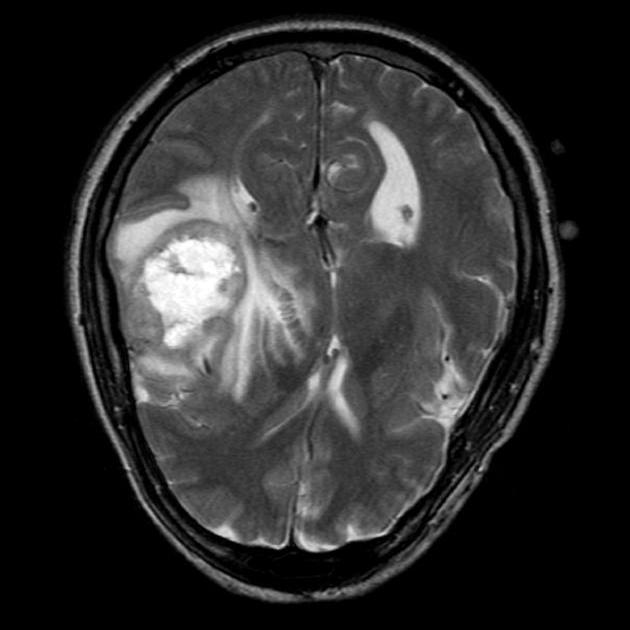
#> input picture MRI_TumourTetection/data/brain_tumor_dataset/yes/Y100.JPG, 630 x 630 px, found by its file name; its folder holds 4 pictures in this run
$ jupyter execute --allow-errors MRI_tumour_detection.ipynb
#> lines starting #> are read from the running program, lines starting #| are printed output that depends on the picture; after the words box and inside, x2 and y2 are one past the last pixel; in counts of white or black regions, pixels touching at a corner belong together
<a href="https://colab.research.google.com/github/AlinaLevitin/MRI_tumour_detection/blob/main/MRI_tumour_detection.ipynb" target="_parent"></a>

# **MRI Tumor Detection**

This dataset contains 253 images of brains with and without tumors.
I built a small deep learning model in order to predict pressence or tumor.
I chose [this dataset from Kaggle](https://www.kaggle.com/datasets/navoneel/brain-mri-images-for-brain-tumor-detection) since it fits in the drive.
Its unrelaible to use it as tumor prediction!

For better prediction I used a [second dataset from Kaggle](https://www.kaggle.com/datasets/abhranta/brain-tumor-detection-mri) containing 3000 images of brain MRI with or without tumors in pycharm.

### **Importing the relevant packages**

[cell 1]
from google.colab import drive

drive.mount('/content/drive')

[cell 2]
import os

import tensorflow as tf
import matplotlib.pyplot as plt
import matplotlib.image as mpimg
import random
import cv2
import imutils
import numpy as np
import itertools

from tensorflow.keras.preprocessing.image import ImageDataGenerator
from sklearn.metrics import confusion_matrix

### **Viewing the data**

[cell 3]
# Setup paths to our data directory

dir_path = "/content/drive/MyDrive/Colab Notebooks/MiniProjects/MRI_tumour_detection/data/brain_tumor_dataset"

[cell 4]
def view_random_images(target_dir, target_classes=('yes', 'no'), img_num=25):
  """
  function to veiw a bulk of images of both classes
  """

  # making a figure for each class
  for target_class in target_classes:

    # set the target directory
    target_folder = target_dir + '/' + target_class

    # Set up a figure
    plt.figure()

    # Get random image paths according to the number of images chosen in img_num
    random_images = random.sample(os.listdir(target_folder), img_num)

    # Read in the image and plot it using matplotlib
    for index, image in enumerate(random_images):
      plt.subplot(5, 5, index+1)
      plt.imshow(mpimg.imread(target_folder + "/" + image))

      # remnving the axis
      plt.axis('off')

    # setting the title according to the class
    plt.suptitle(f'Tumor: {target_class}', fontsize=20)

    plt.show()

#> (a cell that did not finish here is left out)

[cell 6]
# plot the number of images
yes_images = os.listdir(dir_path + '/' + 'yes')
#> (the rest of this cell did not finish here and is left out)

## **Preprocessign data**

### Cropping (from [1](https://www.kaggle.com/code/ashuvssut/brain-tumor-detection-cnn) and [2](https://www.kaggle.com/code/asubasi/brain-tumor-detection-mobilenet-v2))

[cell 7]
# [41 lines left out: function crop_image, not called in this run]

[cell 8]
images = os.listdir(dir_path + '/yes')
images[1]
image_read = mpimg.imread(dir_path + '/yes/' + images[1])
#> image_read is the input picture: shape (630, 630, 3); min 0, max 255, mean 45.1

gray = cv2.cvtColor(image_read, cv2.COLOR_RGB2GRAY)
gray = cv2.GaussianBlur(gray, (5, 5), 0)

thresh = cv2.threshold(gray, 45, 255, cv2.THRESH_BINARY)[1]
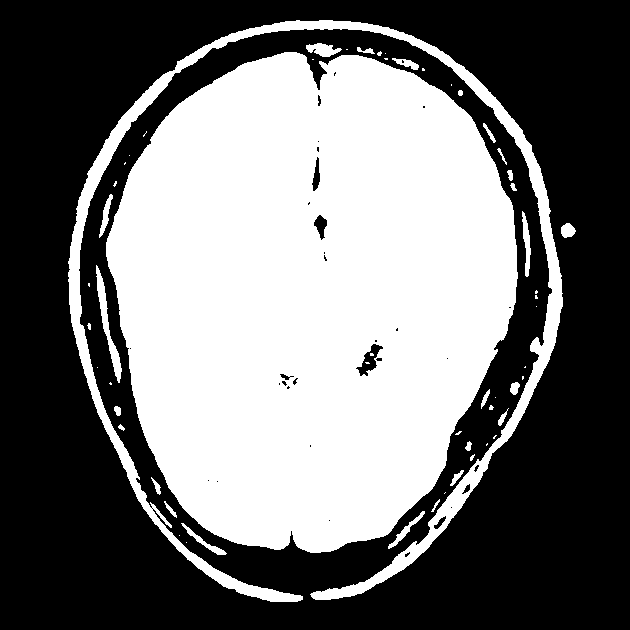
#> thresh: shape (630, 630); 44.9% white; 57 white regions (30 under 20 px), largest, box (x1, y1, x2, y2) and area: (106, 52, 518, 553) 157480, (68, 20, 563, 602) 17158, (96, 265, 122, 383) 732
thresh = cv2.erode(thresh, None, iterations=2)
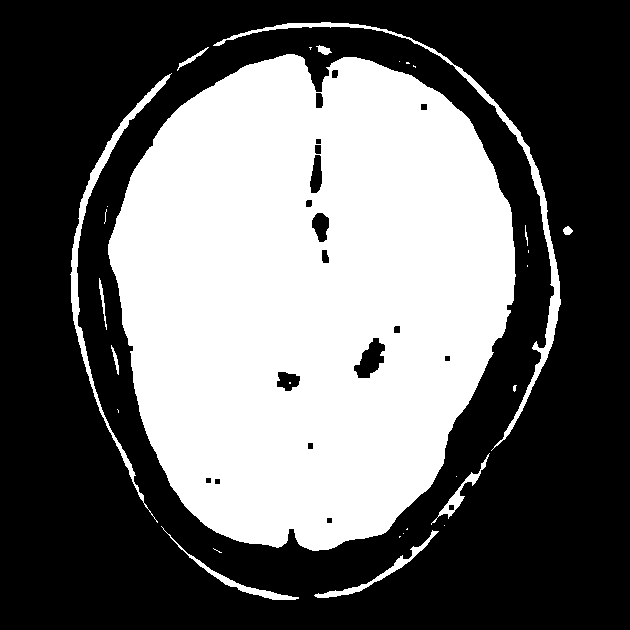
#> thresh: shape (630, 630); 40.5% white; 29 white regions (17 under 20 px), largest, box (x1, y1, x2, y2) and area: (108, 54, 516, 551) 152138, (213, 22, 561, 451) 3503, (70, 73, 172, 523) 2610
thresh = cv2.dilate(thresh, None, iterations=2)
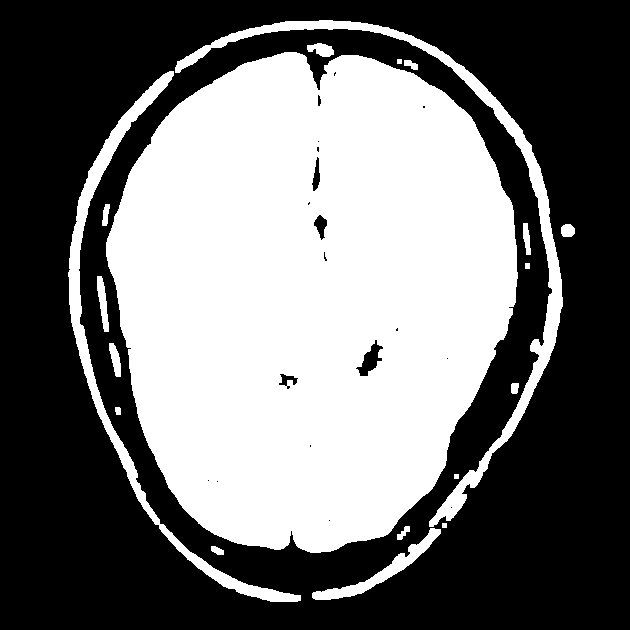
#> thresh: shape (630, 630); 44.3% white; 19 white regions
cnts = cv2.findContours(thresh.copy(), cv2.RETR_EXTERNAL, cv2.CHAIN_APPROX_SIMPLE)
#> cnts = 19 contours, 3 with area under 20; largest, box (x1, y1, x2, y2) and area: (106, 52, 518, 553) 157570, (175, 20, 563, 527) 7716, (68, 71, 301, 602) 6114, (312, 528, 441, 600) 1409, (97, 276, 109, 332) 311
cnts = imutils.grab_contours(cnts)

plt.imshow(thresh)

[cell 9]
# [35 lines left out: function crop_all_images, not called in this run]

[cell 10]
# crop all images into a new dir (need to run only once - it takes a lot of time)
# crop_all_images(dir_path)

#> (a cell that did not finish here is left out)


[cell 12]
yes_images = os.listdir('/content/drive/MyDrive/Colab Notebooks/MiniProjects/MRI_tumour_detection/data/cropped_brain_tumor_dataset/yes')
image = mpimg.imread('/content/drive/MyDrive/Colab Notebooks/MiniProjects/MRI_tumour_detection/data/cropped_brain_tumor_dataset/yes' + "/" + yes_images[0])
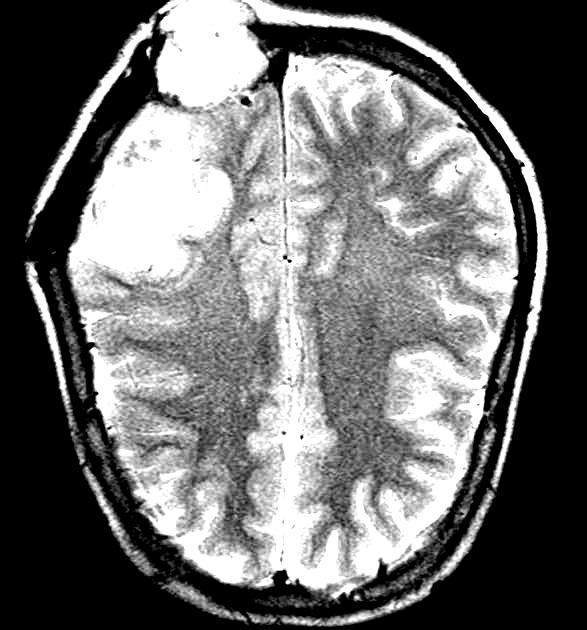
#> input picture MRI_TumourTetection/data/brain_tumor_dataset/yes/Y1.jpg, 587 x 630 px, found by its file name
#> image is the input picture: shape (630, 587, 3); min 0, max 255, mean 108.9
image.shape
#> Out = (630, 587, 3)

## **Loading the Data**

[cell 13]
tf.random.set_seed(42)
#> (this line was passed over: tensorflow is not available in this run)
